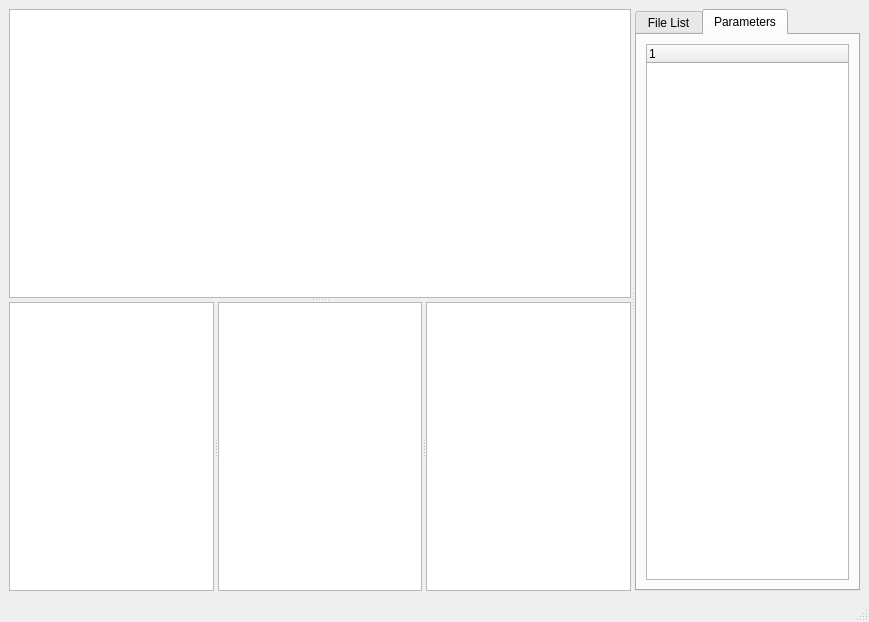
<?xml version="1.0" encoding="UTF-8"?>
<ui version="4.0">
 <class>MainWindow</class>
 <widget class="QMainWindow" name="MainWindow">
  <property name="geometry">
   <rect>
    <x>0</x>
    <y>0</y>
    <width>869</width>
    <height>622</height>
   </rect>
  </property>
  <property name="sizePolicy">
   <sizepolicy hsizetype="Expanding" vsizetype="Expanding">
    <horstretch>0</horstretch>
    <verstretch>0</verstretch>
   </sizepolicy>
  </property>
  <property name="baseSize">
   <size>
    <width>0</width>
    <height>0</height>
   </size>
  </property>
  <property name="windowTitle">
   <string>MainWindow</string>
  </property>
  <widget class="QWidget" name="centralwidget">
   <layout class="QHBoxLayout" name="horizontalLayout">
    <item>
     <widget class="QSplitter" name="splitter_3">
      <property name="sizePolicy">
       <sizepolicy hsizetype="Expanding" vsizetype="Expanding">
        <horstretch>0</horstretch>
        <verstretch>0</verstretch>
       </sizepolicy>
      </property>
      <property name="orientation">
       <enum>Qt::Horizontal</enum>
      </property>
      <widget class="QSplitter" name="splitter_2">
       <property name="orientation">
        <enum>Qt::Vertical</enum>
       </property>
       <widget class="MyImageView" name="imageView">
        <property name="sizePolicy">
         <sizepolicy hsizetype="Expanding" vsizetype="Expanding">
          <horstretch>5</horstretch>
          <verstretch>0</verstretch>
         </sizepolicy>
        </property>
       </widget>
       <widget class="QSplitter" name="splitter">
        <property name="orientation">
         <enum>Qt::Horizontal</enum>
        </property>
        <widget class="MyPlotWidget" name="curveWidget"/>
        <widget class="MyPlotWidget" name="profileWidget"/>
        <widget class="MyPlotWidget" name="smallDataWidget"/>
       </widget>
      </widget>
      <widget class="QTabWidget" name="optionTab">
       <property name="tabPosition">
        <enum>QTabWidget::North</enum>
       </property>
       <property name="tabShape">
        <enum>QTabWidget::Rounded</enum>
       </property>
       <property name="currentIndex">
        <number>1</number>
       </property>
       <property name="iconSize">
        <size>
         <width>5</width>
         <height>5</height>
        </size>
       </property>
       <widget class="QWidget" name="tab">
        <attribute name="title">
         <string>File List</string>
        </attribute>
        <layout class="QVBoxLayout" name="verticalLayout_3">
         <item>
          <layout class="QVBoxLayout" name="verticalLayout">
           <item>
            <widget class="DatasetTreeWidget" name="fileList">
             <property name="sizePolicy">
              <sizepolicy hsizetype="Preferred" vsizetype="Preferred">
               <horstretch>3</horstretch>
               <verstretch>0</verstretch>
              </sizepolicy>
             </property>
             <property name="contextMenuPolicy">
              <enum>Qt::CustomContextMenu</enum>
             </property>
             <property name="selectionMode">
              <enum>QAbstractItemView::ExtendedSelection</enum>
             </property>
             <property name="selectionBehavior">
              <enum>QAbstractItemView::SelectItems</enum>
             </property>
             <property name="sortingEnabled">
              <bool>true</bool>
             </property>
             <column>
              <property name="text">
               <string notr="true">Filename &amp; Dataset</string>
              </property>
             </column>
             <column>
              <property name="text">
               <string>Shape</string>
              </property>
             </column>
             <column>
              <property name="text">
               <string>Value</string>
              </property>
             </column>
            </widget>
           </item>
           <item>
            <layout class="QHBoxLayout" name="horizontalLayout_2">
             <item>
              <widget class="QLabel" name="label">
               <property name="text">
                <string>Add File(s)</string>
               </property>
              </widget>
             </item>
             <item>
              <widget class="QLineEdit" name="lineEdit"/>
             </item>
            </layout>
           </item>
          </layout>
         </item>
        </layout>
       </widget>
       <widget class="QWidget" name="tab_2">
        <attribute name="title">
         <string>Parameters</string>
        </attribute>
        <layout class="QVBoxLayout" name="verticalLayout_2">
         <item>
          <widget class="MyParameterTree" name="parameterTree"/>
         </item>
        </layout>
       </widget>
      </widget>
     </widget>
    </item>
   </layout>
  </widget>
  <widget class="QMenuBar" name="menubar">
   <property name="geometry">
    <rect>
     <x>0</x>
     <y>0</y>
     <width>869</width>
     <height>22</height>
    </rect>
   </property>
  </widget>
  <widget class="QStatusBar" name="statusbar"/>
 </widget>
 <customwidgets>
  <customwidget>
   <class>MyImageView</class>
   <extends>QGraphicsView</extends>
   <header>data_viewer</header>
  </customwidget>
  <customwidget>
   <class>MyPlotWidget</class>
   <extends>QGraphicsView</extends>
   <header>data_viewer</header>
  </customwidget>
  <customwidget>
   <class>MyParameterTree</class>
   <extends>QTreeWidget</extends>
   <header>data_viewer</header>
  </customwidget>
  <customwidget>
   <class>DatasetTreeWidget</class>
   <extends>QTreeWidget</extends>
   <header>data_viewer</header>
  </customwidget>
 </customwidgets>
 <resources/>
 <connections/>
</ui>
